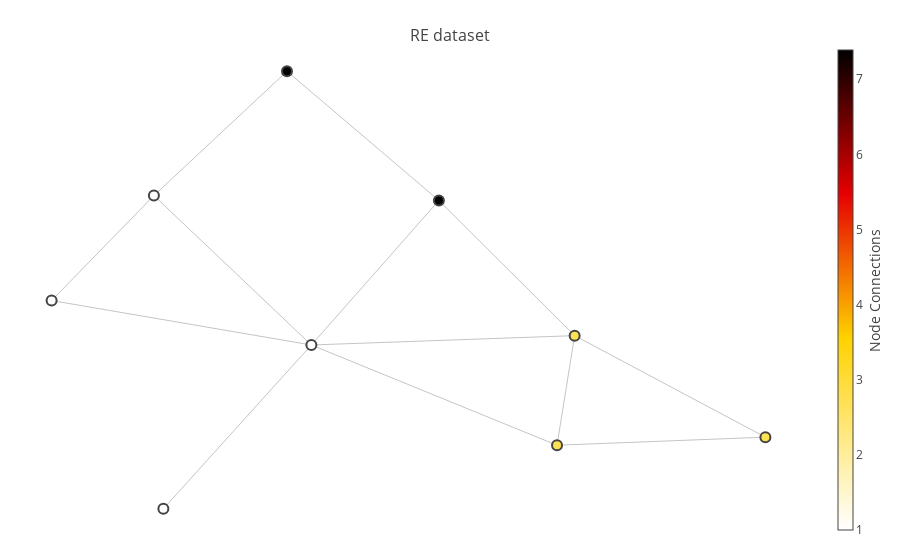

Write notebook code for a chart like this one.
### Code cell
fig = go.Figure(data=[edge_trace, node_trace],
             layout=go.Layout(
                title='<br>RE dataset',
                titlefont=dict(size=16),
                showlegend=False,
                hovermode='closest',
                margin=dict(b=20,l=5,r=5,t=40),
                annotations=[ dict(
                    text="",
                    showarrow=False,
                    xref="paper", yref="paper",
                    x=0.005, y=-0.002 ) ],
                xaxis=dict(showgrid=False, zeroline=False, showticklabels=False),
                yaxis=dict(showgrid=False, zeroline=False, showticklabels=False)))

iplot(fig, filename='networkx')

### Figure 1 — Plotly figure (JSON) as saved in the notebook; plotly's stock layout.template omitted (floating-point values rounded to 4 significant figures)
{"data": [{"hoverinfo": "none", "line": {"color": "#888", "width": 0.5}, "mode": "lines", "type": "scatter", "uid": "1b3fbc49-ab8b-45dc-8e81-fa826e778c4c", "x": [1, 0.5211, null, 1, 0.477, null, 0.1804, 0.5211, null, 0.1804, -0.2009, null, 0.1804, -0.1397, null, -0.535, -0.2009, null, -0.535, -0.1397, null, -0.535, -0.7918, null, 0.5211, 0.477, null, 0.5211, -0.1397, null, 0.477, -0.1397, null, -0.5112, -0.1397, null, -0.1397, -0.7918, null], "y": [-0.4673, -0.07731, null, -0.4673, -0.4984, null, 0.4419, -0.07731, null, 0.4419, 0.9384, null, 0.4419, -0.1132, null, 0.4607, 0.9384, null, 0.4607, -0.1132, null, 0.4607, 0.05758, null, -0.07731, -0.4984, null, -0.07731, -0.1132, null, -0.4984, -0.1132, null, -0.7424, -0.1132, null, -0.1132, 0.05758, null]}, {"hoverinfo": "text", "marker": {"color": [2.718, 7.389, 1, 2.718, 2.718, 7.389, 1, 1, 1], "colorbar": {"thickness": 15, "title": {"side": "right", "text": "Node Connections"}, "xanchor": "left"}, "colorscale": "Hot", "line": {"width": 2}, "reversescale": true, "showscale": true, "size": 10}, "mode": "markers", "text": ["cluster: 1 node: 0", "cluster: 2 node: 1", "cluster: 0 node: 2", "cluster: 1 node: 3", "cluster: 1 node: 4", "cluster: 2 node: 5", "cluster: 0 node: 6", "cluster: 0 node: 7", "cluster: 0 node: 8"], "type": "scatter", "uid": "eb9bfebc-b7b5-425a-abb7-660c772f2f8e", "x": [1, 0.1804, -0.535, 0.5211, 0.477, -0.2009, -0.5112, -0.1397, -0.7918], "y": [-0.4673, 0.4419, 0.4607, -0.07731, -0.4984, 0.9384, -0.7424, -0.1132, 0.05758]}], "layout": {"annotations": [{"showarrow": false, "text": "", "x": 0.005, "xref": "paper", "y": -0.002, "yref": "paper"}], "hovermode": "closest", "margin": {"b": 20, "l": 5, "r": 5, "t": 40}, "showlegend": false, "title": {"font": {"size": 16}, "text": "<br>RE dataset"}, "xaxis": {"showgrid": false, "showticklabels": false, "zeroline": false}, "yaxis": {"showgrid": false, "showticklabels": false, "zeroline": false}}}
